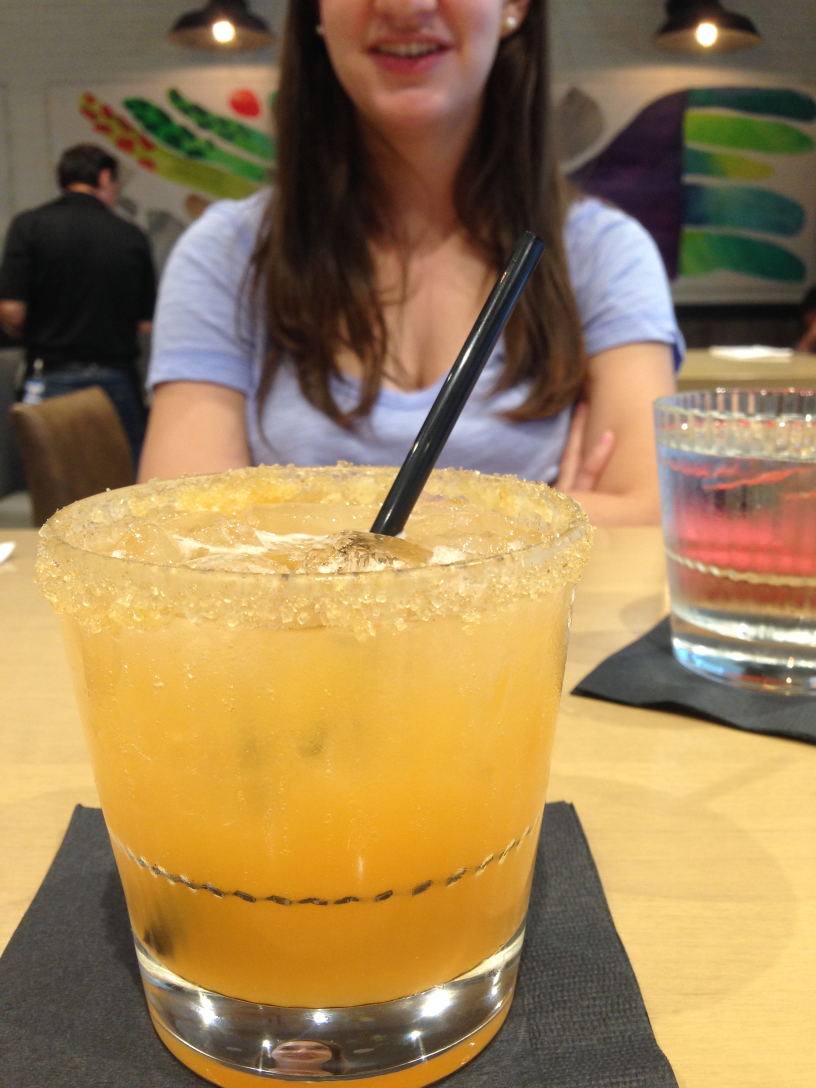
#> input picture images/IMG_4409.JPG, 2448 x 3264 px (shown at 1/3 size)
$ python -i LabeledImage.py   (imports and definitions only)   (older library calls are emulated)
#> lines starting #> are read from the running program, lines starting #| are printed output that depends on the picture
#!/usr/bin/python3

"""Create a labeled image object that.

This module creates a LabeledImage object, which associate a drawing object
and surface with a pillow Image object.  Labels can be drawn onto the drawing
surface and then merged into a new Image object when called.

"""

import datetime
from PIL import Image, ImageDraw, ImageFont

class LabeledImage():
    """Create a labeled image object from a given image.

    This class takes a pillow image object and creates a drawing surface that
    a label background and text label can be drawn on. Finally, the drawing
    surface gets merged with the original image.

    Methods:
        clear_draw_surface():
            discard currect drawing surface and replace with a blank surface.

        add_label(label,position):
            add a given text label in one of 4 locations (ex. 'top left')

        add_date_label(position):
            add an original image creation date stamp in given location.

        get():
            returns a merged pillow image object (labeled image)

    """

    def __init__(self, img):
        """Create a labeled image object.

        Creates a pillow drawing surface and a new blank label layer the same
        size as the original image. Also keeps track of whether or not a label
        is in 1 of 4 corners of the image. Lastly, extracts the original
        creation date of the image from .jpg exif data

        Args:
            img (Image): a pillow image object with exif data unaltered.

        """

        #exif only available for non-copied or converted image
        try:
            #try to get the original date the image was taken.
            self.imgdate = img._getexif()[36867]
        except:
            self.imgdate = False
            print('No exif data available for image')

        try:
            #try to get the orientation of the image if available.
            self.orientation = img._getexif()[274]
        except:
            self.orientation = False

        #Rotate the image if is was taken on a cellphone.
        rotated_img = self._rotate_image(img)
        self.img = rotated_img

        self.label_layer, self.label_draw = self._create_draw_surface()
        #Labels can be added to 1 of 4 image corners.
        self.labels = {'top left':False,
                       'top right':False,
                       'bottom right':False,
                       'bottom left':False
                      }

    def _rotate_image(self, image):
        """Rotate the original image if it has Orientation exif data."""
        #If it is rotated right.
        if self.orientation == 8:
            #Rotate 90 degrees counter clockwise, expand true keeps aspect.
            print('image rotated 90 degress counter clockwise')
            return image.rotate(90, expand=True)
        #If it is upside down.
        elif self.orientation == 3:
            print('image rotated 180 degress counter clockwise')
            return image.rotate(180, expand=True)
        #If it is rotated left.
        elif self.orientation ==  6:
            print('image rotated 270 degress counter clockwise')
            return image.rotate(270, expand=True)
        else:
            return image

    def _create_draw_surface(self):
       """Create a transparent drawing surface and drawing object.

       Returns:
           A new labeled image layer and drawing object based on size of image.

       """

       new_image = Image.new('RGBA', self.img.size, (255, 255, 255, 0))
       return new_image, ImageDraw.Draw(new_image)

    # [96 lines left out: functions clear_draw_surface, _place_label, add_label, add_date_label, get, not called in this run]

>>> import cv2
>>> picture = cv2.imread('images/IMG_4409.JPG', cv2.IMREAD_GRAYSCALE)
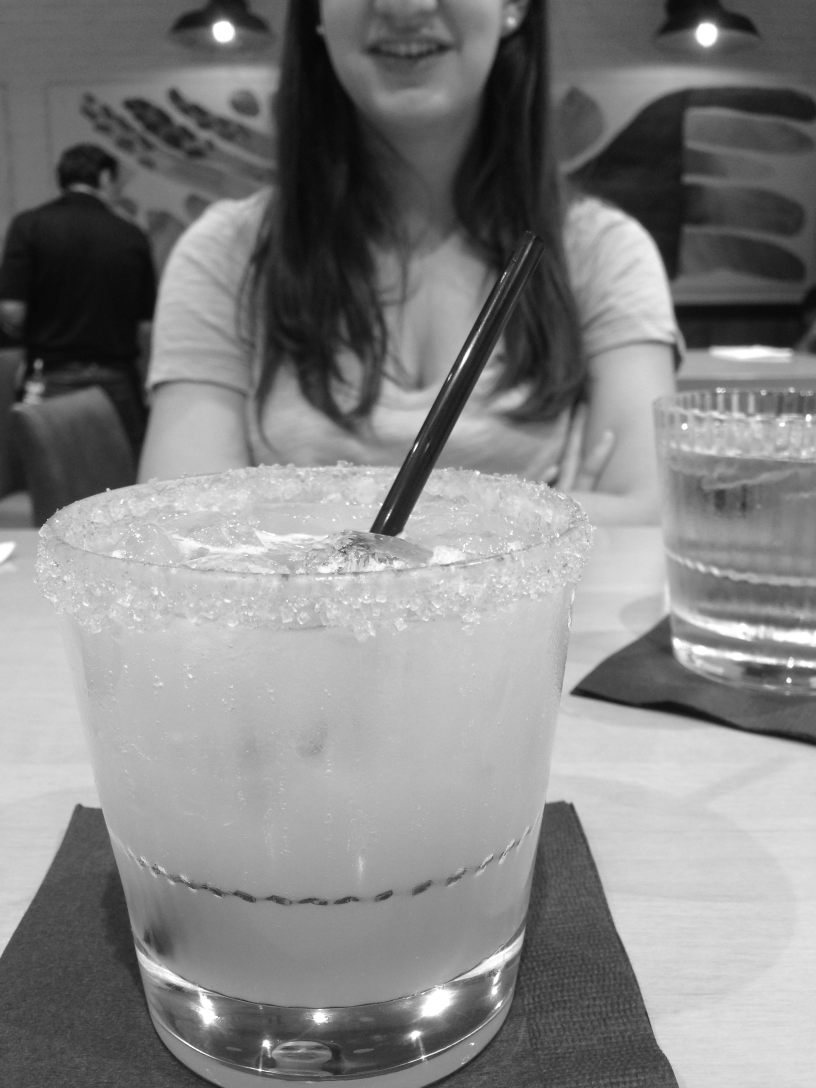
#> picture: shape (3264, 2448) (shown at 1/3 size); min 4, max 255, mean 131.1
#> (the run stopped early here; a loop or call above may not have finished)

$ run again, on images/IMG_4410.JPG
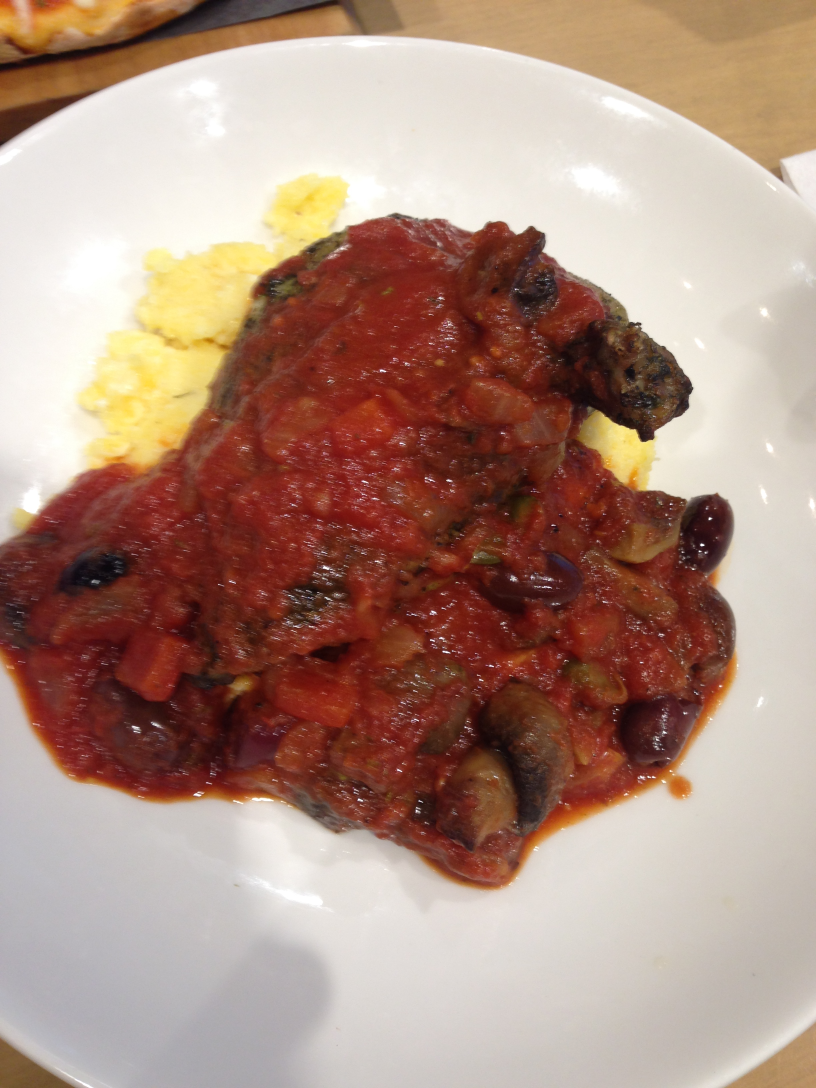
#> input picture images/IMG_4410.JPG, 2448 x 3264 px (shown at 1/3 size)
#> `picture = cv2.imread('images/IMG_4409.JPG', cv2.IMREAD_GRAYSCALE)`:
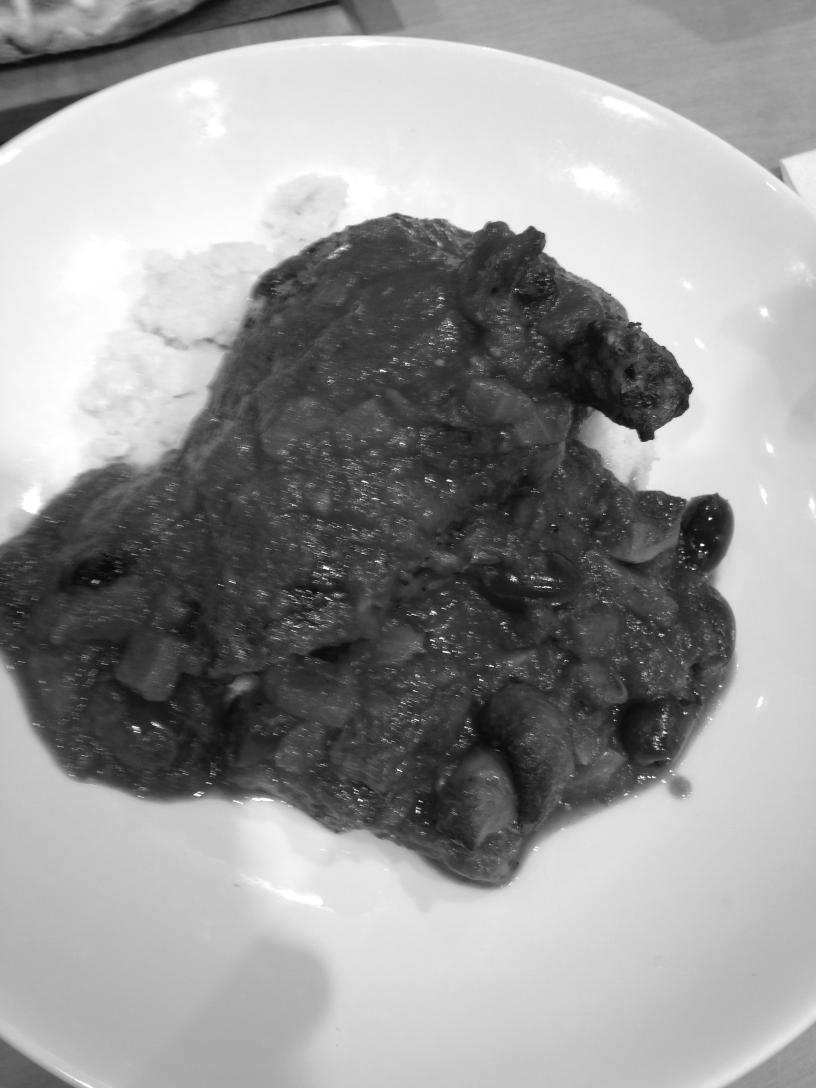
#> picture: shape (3264, 2448) (shown at 1/3 size); min 5, max 255, mean 150.8

$ run again, on images/IMG_4413.JPG
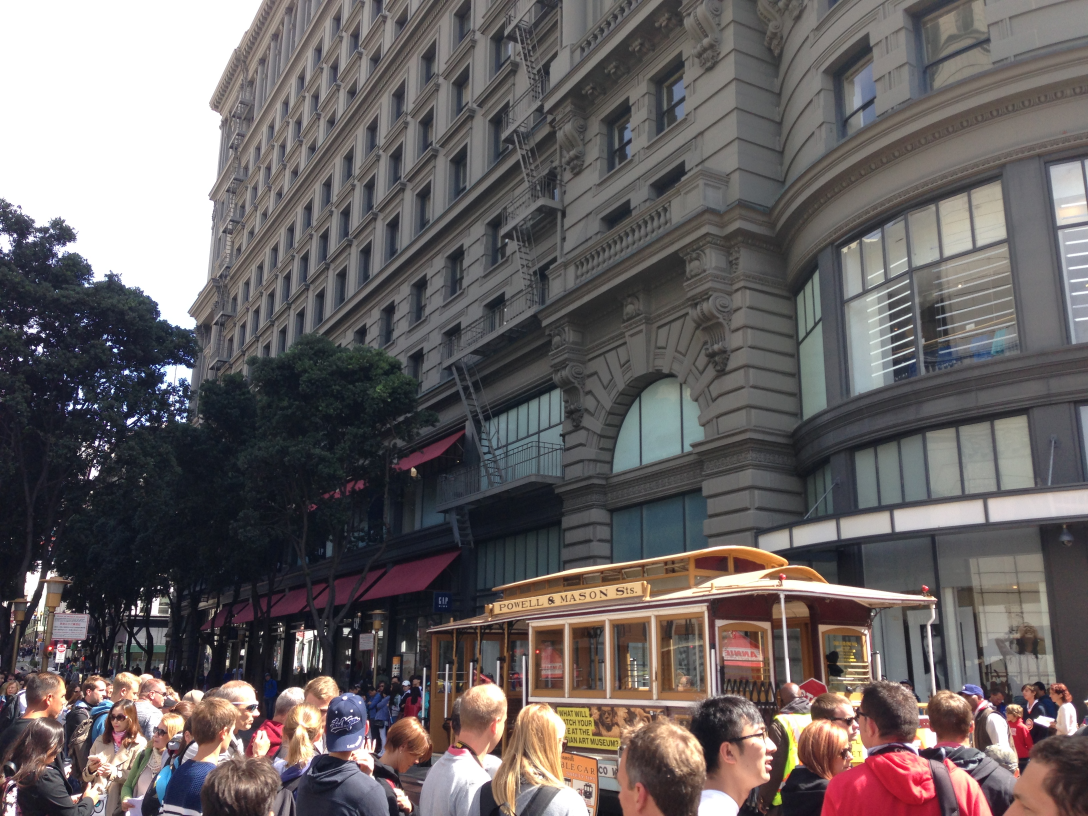
#> input picture images/IMG_4413.JPG, 3264 x 2448 px (shown at 1/3 size)
#> `picture = cv2.imread('images/IMG_4409.JPG', cv2.IMREAD_GRAYSCALE)`:
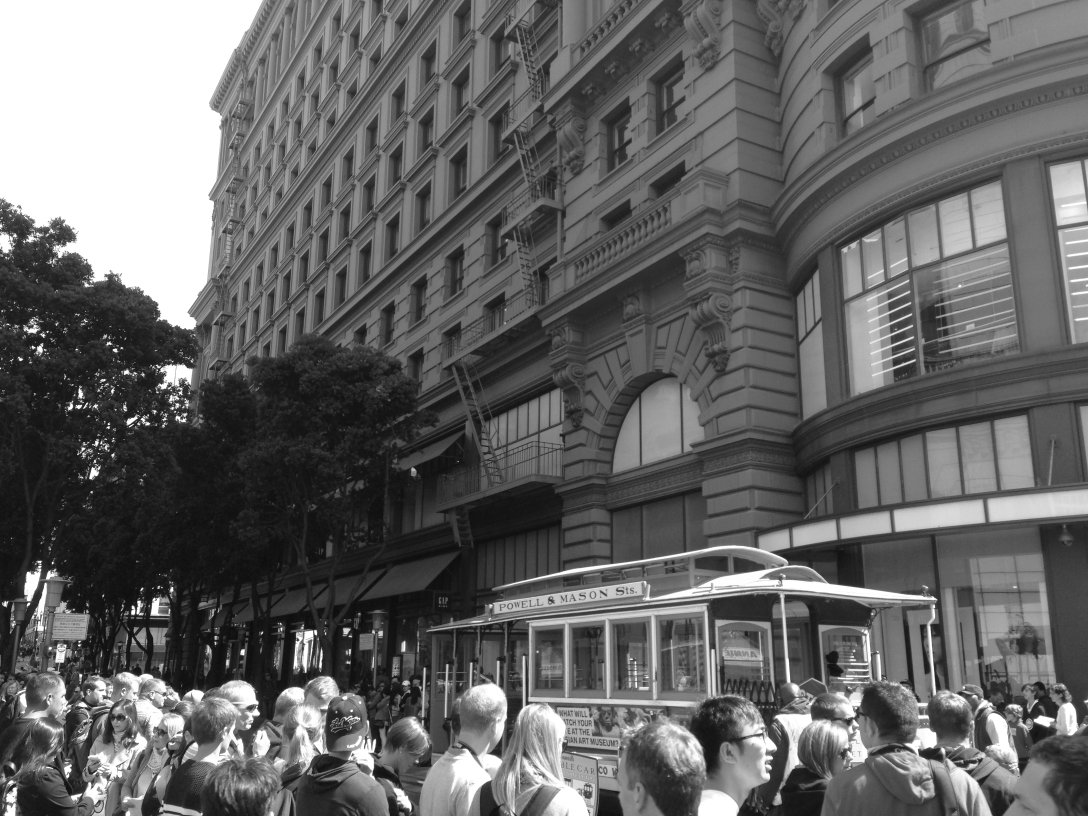
#> picture: shape (2448, 3264) (shown at 1/3 size); min 0, max 255, mean 101.4

$ run again, on images/IMG_4414.JPG
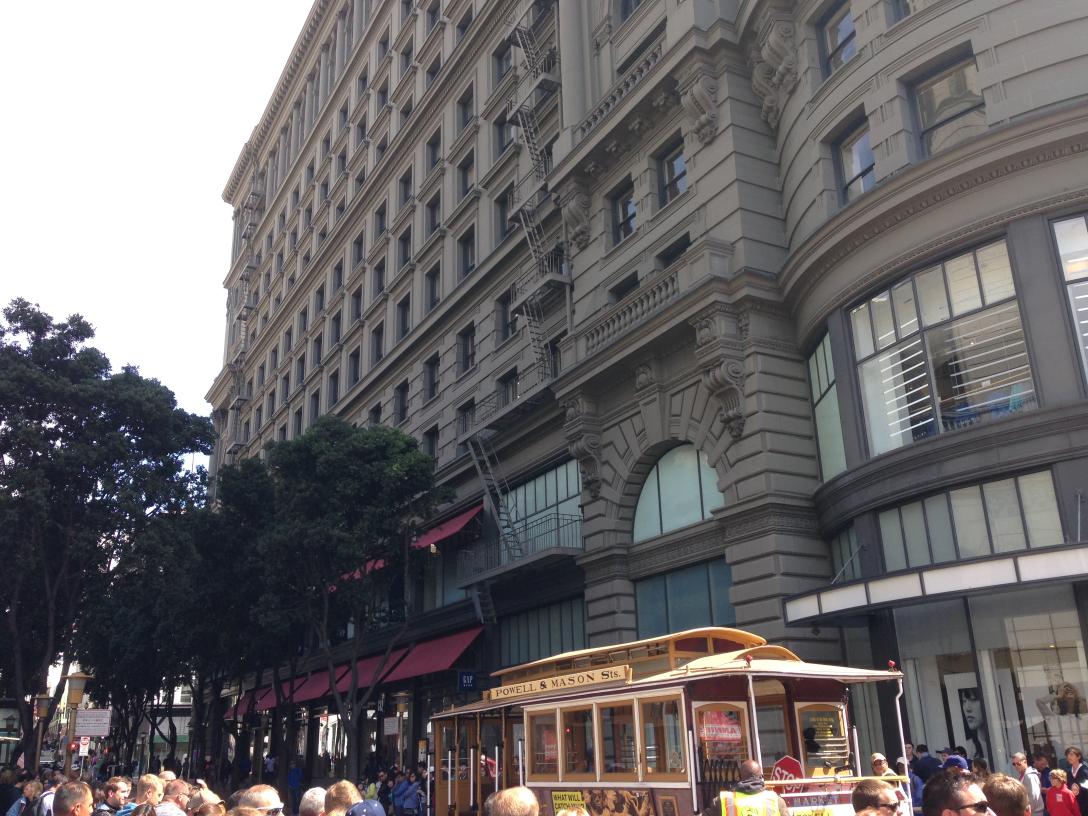
#> input picture images/IMG_4414.JPG, 3264 x 2448 px (shown at 1/3 size)
#> `picture = cv2.imread('images/IMG_4409.JPG', cv2.IMREAD_GRAYSCALE)`:
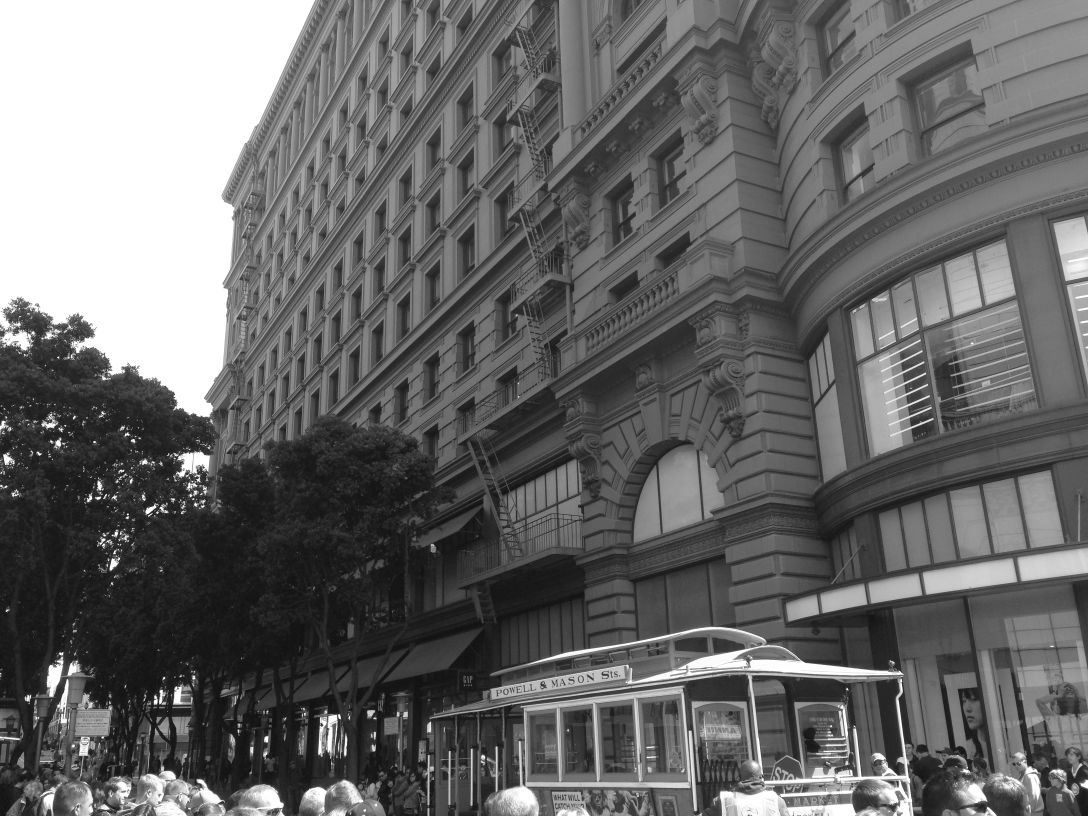
#> picture: shape (2448, 3264) (shown at 1/3 size); min 0, max 255, mean 104.8
